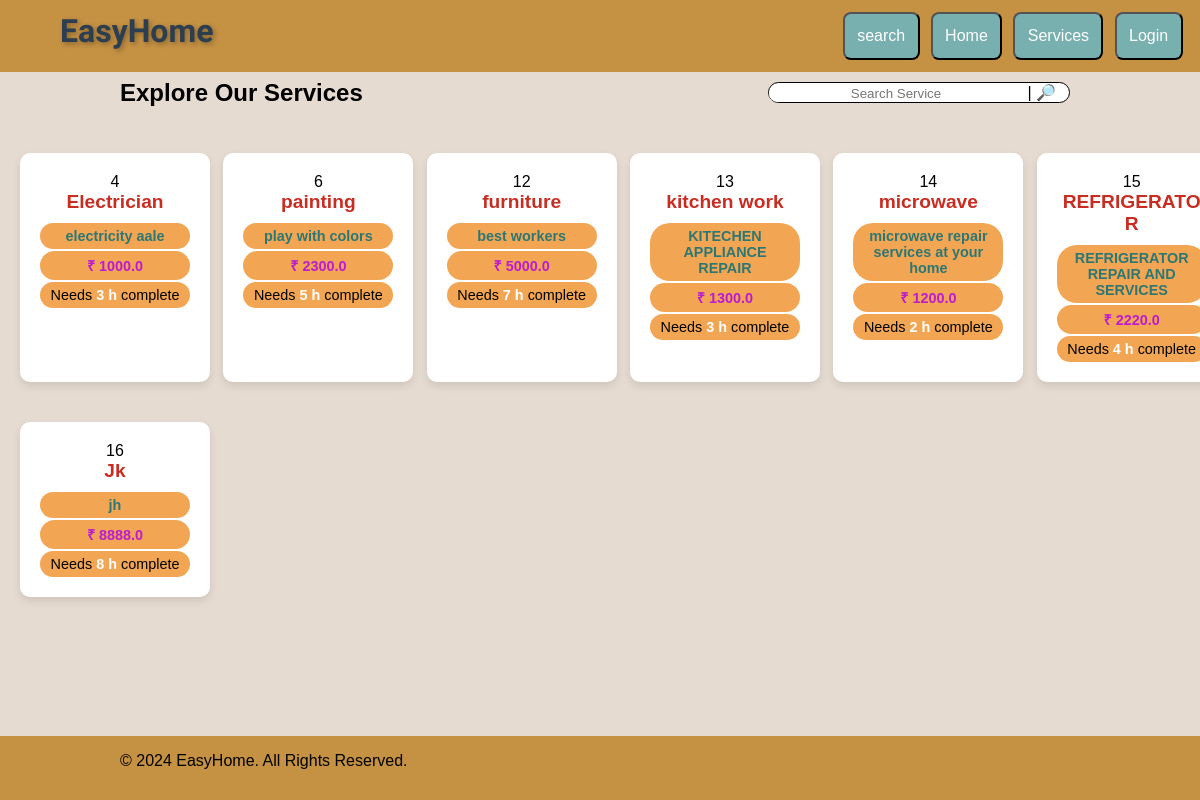
/services, run on the app's committed database.
### app.py (models this page shows, shortened)
class Services(db.Model):
    service_id= db.Column(db.Integer, primary_key = True)
    service_name= db.Column(db.String(50)  )
    service_desc= db.Column(db.String(200) )
    service_b_price= db.Column(db.Float() ,nullable= False)
    time_required =db.Column(db.String,  nullable=False)

### app.py (the view)
@app.route("/services" )
def all_serv():
    query = request.args.get('word')
    if query:
        services = Services.query.filter(or_ (Services.service_name.like(f'%{query}%'), Services.service_desc.like(f'%{query}%'), Services.service_id.like(f'%{query}%'))).all()
    else:
        services =Services.query.all()
    return render_template("services.html", services=services)

### templates/services.html
{% extends "common.html" %}
{% block body %}
<div class="flex_button panel">
    <h2> Explore Our Services</h2>
    <div style="width: 300px; margin-left: 30px;" class="searchbar flex_button" >
        <form action="/services" >
            <input style="width: 250px;"  id="searchbox" name="word" value="{{request.args.get('word', '')}}"  required  placeholder="Search Service">
            |<button style="display: none; margin: 0;" id='search_button' type="submit">🔎</button>
            <label for="search_button"> 🔎</label>
        </form>
    </div>
</div>
    <div class="container1">
        {% for service in services %}
        <div  onclick="window.location.href='/service_page/{{service.service_id}}'" class="service-box">
            <div class="service-icon">{{service.service_id}}</div>
            <div class="service-title"><b style="color: rgb(201, 45, 34);">{{service.service_name}}</b></div>
            <div class="service-desc"><b style="color: rgb(45, 119, 115);">{{service.service_desc}}</b></div>
            <div class="service-desc">  <b style="color: rgb(188, 27, 209);">₹ {{service.service_b_price}}</b></div>
            <div class="service-desc"><a style="color: rgb(0, 0, 0);">Needs <b style="color: rgb(255, 255, 255);">{{service.time_required}} h </b>complete</a></div>
            </div>
        {% endfor %}
    </div></div>
{% endblock %}

### templates/common.html (shortened to what this page needs)
<!DOCTYPE html>
<html lang="en">
<head>
    <link rel="stylesheet" href="{{url_for('static',filename='style.css')}}" >
</head>
<body1>
    <div class="nav-bar">
        <div class="easyhome">
            EasyHome
        </div>
        <div style="display: flex; margin-right: 10%;">
            <button>
                <label for="search1">
                    search
                </label>
            </button>
            <button onclick="location.href='/';">
                Home </button>
                <button onclick="location.href='/services';">
                    Services </button>
            {% if session.username %}
            <a  onclick="location.href='/dashboard';">
                <img class='nav-icon' src="{{url_for('static' , filename='icons/profile.png') }}" alt="User"/>
                 <p>profile</p>
            </a>
            <a  onclick="location.href='/logout';">
                <img class='nav-icon' src="{{url_for('static' , filename='icons/logout.png') }}" alt="logout"/>
                <p>logout</p>
            </a>
            {% else %}
            <button  onclick="location.href='/login';">
                Login </button>
            {% endif %}
        </div>
    </div>
{% block body %}{% endblock %}
<div class="footer1">
    <div >
        <p>© 2024 EasyHome. All Rights Reserved.</p>
    </div>
</div>
</body1>
</html>

### static/style.css (style rules this page uses)
body, html { margin: 0; padding-top: 3%; padding-bottom: 3%; box-sizing: border-box; background: rgb(230, 219, 209); }
.panel { margin-left: 10%; margin-right: 10%; }
button { padding: 7px 20px; font-size: 15px; margin-left: 10px; border-radius: 40px; cursor: pointer; background-color: #ffffff; }
.container1 { max-width: 1200px; margin: 20px auto; display: grid; grid-template-columns: repeat(auto-fit, minmax(170px, 1fr)); gap: 20px; padding: 10px; width: 100%; }
.easyhome { padding-left: 5%; font-family: 'Great Vibes', cursive; font-size: 200%; font-weight: bold; color: #2C3E50; text-shadow: 2px 2px 5px rgba(0, 0, 0, 0.3); }
.nav-bar { position: fixed; top: 0; display: flex; background: rgb(197, 145, 67);; justify-content: space-between; height: 6%; width: 100%; padding-top: 1%; padding-bottom: 1%; z-index: 1000; }
.nav-bar button { padding: 1% 5%; margin-right: 0.5%; font-size: 100%; border-radius: 8px; color:white; background-color: #78afaf; cursor: pointer; }
.footer1 { background-color: rgb(197, 145, 67); position: fixed; height: 8%; left: 0; right: 0; bottom: 0; }
.footer1 p { position: fixed; left: 10%; }
.service-box { background-color: #fff; border-radius: 10px; box-shadow: 0 4px 8px rgba(0, 0, 0, 0.1); padding: 20px; text-align: center; transition: transform 0.2s ease; width: 150px; margin: 10px; }
.service-title { font-size: 1.2em; margin-bottom: 10px; font-weight: bold; word-wrap: break-word; }
.service-desc { background-color: #f2a654; color: white; padding: 5px 10px; margin-top: 2px; border-radius: 20px; font-size: 0.9em; word-wrap: break-word; }
.flex_button { display: flex; align-items: center; justify-content: space-between; gap: 10px }
.flex_button h2 { margin: 0; }
.searchbar { width: 80%; margin: 10px; background: #ffffff; border: 1px solid rgb(0, 0, 0); border-radius: 20px; border-collapse: collapse; }
#searchbox { width: 80%; height: 100%; border: none; border-radius: 20px; border-collapse: collapse; border-top-right-radius:0; border-bottom-right-radius:0; text-align: center; }

### data on the page
Services: service_id "4", service_name "Electrician", service_desc "electricity aale", service_b_price "1000.0", time_required "3"
Services: service_id "6", service_name "painting", service_desc "play with colors", service_b_price "2300.0", time_required "5"
Services: service_id "12", service_name "furniture", service_desc "best workers", service_b_price "5000.0", time_required "7"
Services: service_id "13", service_name "kitchen work", service_desc "KITECHEN APPLIANCE REPAIR", service_b_price "1300.0", time_required "3"
Services: service_id "14", service_name "microwave", service_desc "microwave repair services at your home", service_b_price "1200.0", time_required "2"
Services: service_id "15", service_name "REFRIGERATOR", service_desc "REFRIGERATOR REPAIR AND SERVICES", service_b_price "2220.0", time_required "4"
Services: service_id "16", service_name "Jk", service_desc "jh", service_b_price "8888.0", time_required "8"
